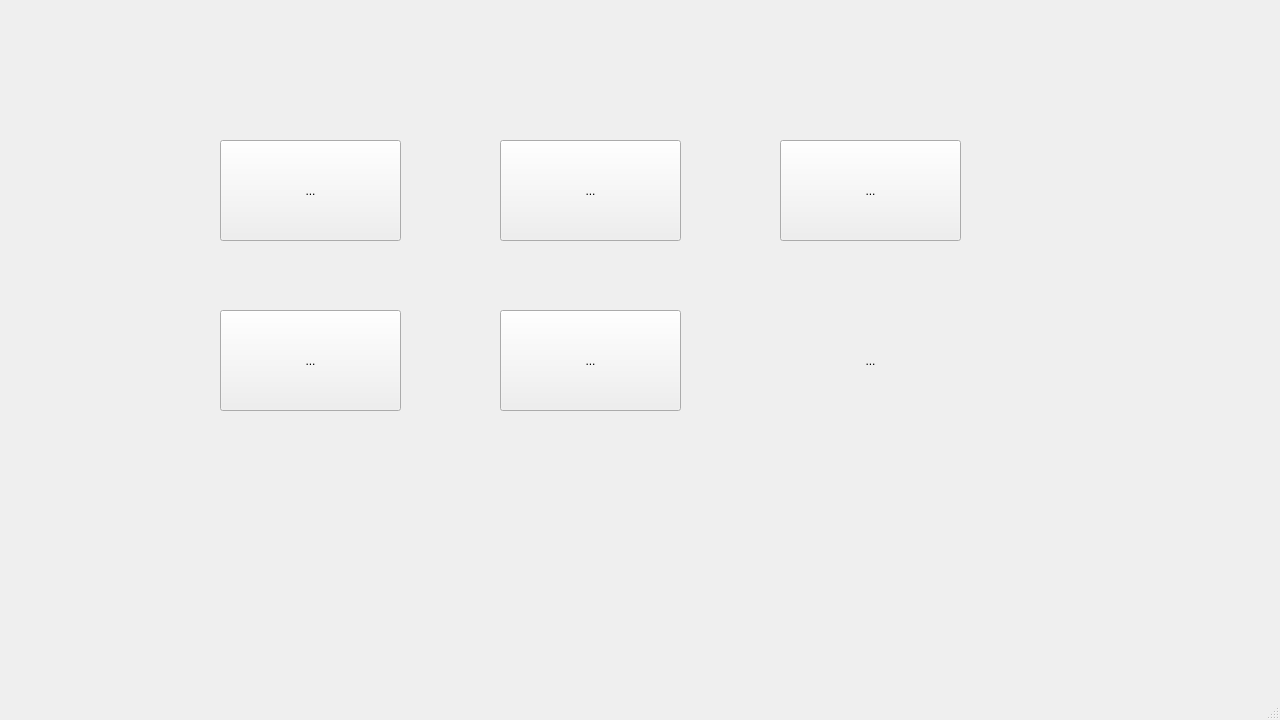
<?xml version="1.0" encoding="UTF-8"?>
<ui version="4.0">
 <class>MainWindow</class>
 <widget class="QMainWindow" name="MainWindow">
  <property name="enabled">
   <bool>true</bool>
  </property>
  <property name="geometry">
   <rect>
    <x>0</x>
    <y>0</y>
    <width>1280</width>
    <height>720</height>
   </rect>
  </property>
  <property name="minimumSize">
   <size>
    <width>1280</width>
    <height>720</height>
   </size>
  </property>
  <property name="maximumSize">
   <size>
    <width>1280</width>
    <height>720</height>
   </size>
  </property>
  <property name="windowTitle">
   <string>MainWindow</string>
  </property>
  <widget class="QWidget" name="centralwidget">
   <widget class="QToolButton" name="toolButton">
    <property name="geometry">
     <rect>
      <x>220</x>
      <y>140</y>
      <width>181</width>
      <height>101</height>
     </rect>
    </property>
    <property name="text">
     <string>...</string>
    </property>
   </widget>
   <widget class="QToolButton" name="toolButton_2">
    <property name="geometry">
     <rect>
      <x>500</x>
      <y>140</y>
      <width>181</width>
      <height>101</height>
     </rect>
    </property>
    <property name="text">
     <string>...</string>
    </property>
   </widget>
   <widget class="QToolButton" name="toolButton_3">
    <property name="geometry">
     <rect>
      <x>780</x>
      <y>140</y>
      <width>181</width>
      <height>101</height>
     </rect>
    </property>
    <property name="text">
     <string>...</string>
    </property>
   </widget>
   <widget class="QToolButton" name="toolButton_4">
    <property name="geometry">
     <rect>
      <x>220</x>
      <y>310</y>
      <width>181</width>
      <height>101</height>
     </rect>
    </property>
    <property name="text">
     <string>...</string>
    </property>
   </widget>
   <widget class="QToolButton" name="toolButton_5">
    <property name="geometry">
     <rect>
      <x>500</x>
      <y>310</y>
      <width>181</width>
      <height>101</height>
     </rect>
    </property>
    <property name="text">
     <string>...</string>
    </property>
   </widget>
   <widget class="QToolButton" name="gardenBtn">
    <property name="geometry">
     <rect>
      <x>780</x>
      <y>310</y>
      <width>181</width>
      <height>101</height>
     </rect>
    </property>
    <property name="text">
     <string>...</string>
    </property>
    <property name="icon">
     <iconset resource="ReSource.qrc">
      <normaloff>:/button/Picture/ui_button/garden.jpg</normaloff>:/button/Picture/ui_button/garden.jpg</iconset>
    </property>
    <property name="iconSize">
     <size>
      <width>181</width>
      <height>101</height>
     </size>
    </property>
    <property name="autoRepeat">
     <bool>false</bool>
    </property>
    <property name="autoRepeatDelay">
     <number>300</number>
    </property>
    <property name="autoRaise">
     <bool>true</bool>
    </property>
   </widget>
  </widget>
  <widget class="QMenuBar" name="menubar">
   <property name="geometry">
    <rect>
     <x>0</x>
     <y>0</y>
     <width>1280</width>
     <height>22</height>
    </rect>
   </property>
  </widget>
  <widget class="QStatusBar" name="statusbar"/>
 </widget>
 <resources>
  <include location="ReSource.qrc"/>
 </resources>
 <connections/>
</ui>
